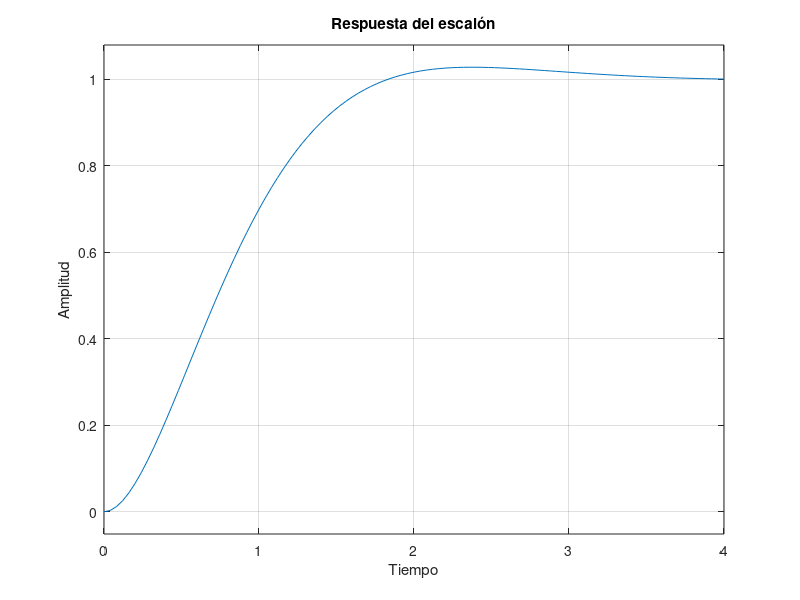
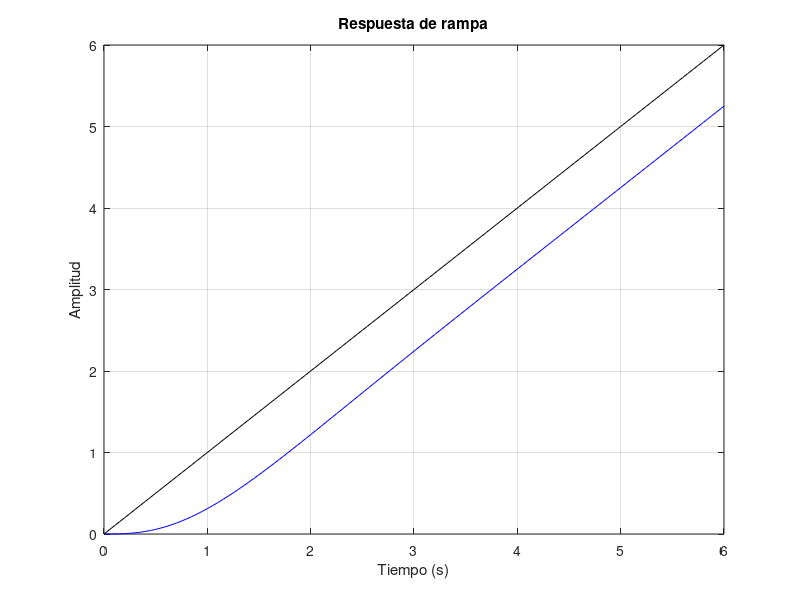
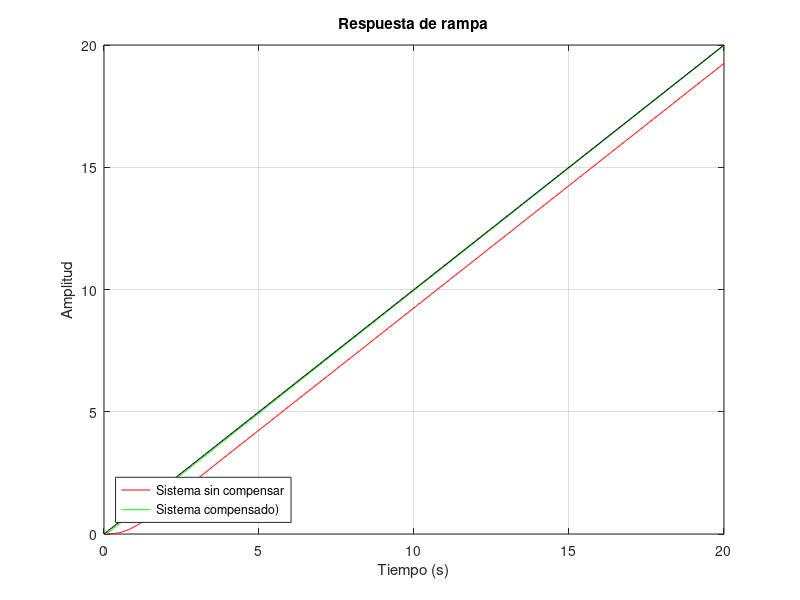
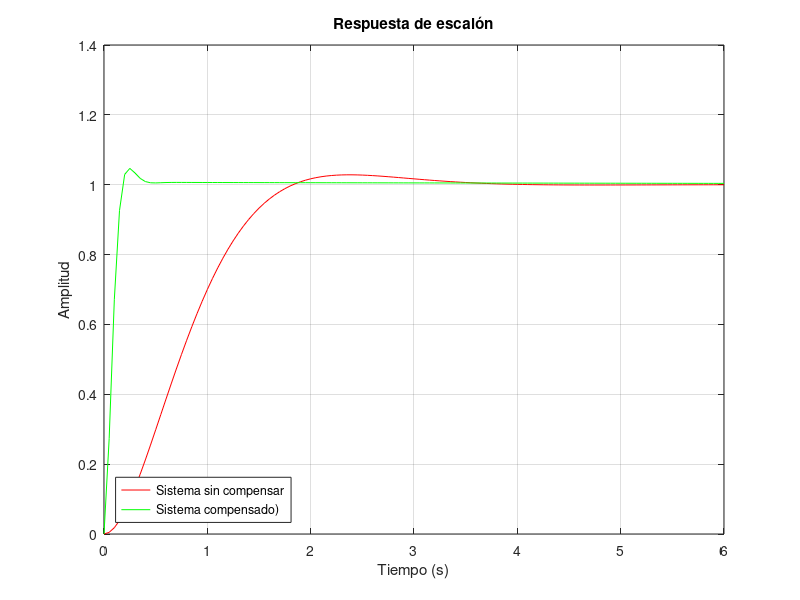

MATLAB code to generate these figures, in order: (Note: this script raises an error after producing the figures.)

clear all
num1 = [4]; 
den1 = poly([-3 0]); 
G = tf(num1,den1); 
H = 1 ;
GH = G*H; 
GH1 = feedback(G,H)
rlocus(GH)     %Respuesta a la rampa del sistema sin compensador
figure(1)
step(GH1)
xlabel('Tiempo') 
ylabel('Amplitud') 
title('Respuesta del escalón')
grid on
t=0:0.05:6;
s=tf([1],[1 0])
c=step(GH1*s,t);
figure(2)
plot(t,c,'b',t,t,'k')
xlabel('Tiempo (s)') 
ylabel('Amplitud') 
title('Respuesta de rampa')
grid on
z1 = [-3 -0.1]; 		            %Define los ceros de Gc(s)
p1 = [-26.6656 -0.01]; 		            %Define los polos de Gc(s)
k1 = [86.7878];                  %Define la ganancia de Gc(s)
Gc2 = zpk(z1,p1,k1) 		    %Crea la función de transferencia equivalente
GcG2=G*Gc2
GcGH2 = feedback(GcG2,H)  
K = 1; 
t=0:0.05:20; 
c=step(GH1*s,t);%Respuesta a la rampa del sistema con compensador gamma diferente de beta
c2=step(GcGH2*s,t);
figure(3)
plot(t,c,'r',t,c2,'g',t,t,'k')  
xlabel('Tiempo (s)') 
ylabel('Amplitud')
title('Respuesta de rampa') 
legend({'Sistema sin compensar ','Sistema compensado)'},'Location','southwest')
grid on
t=0:0.05:6;                 %Respuesta al escalon del sistema con compensador gamma diferente de beta
c=step(GH1,t);
c2=step(GcGH2,t);
figure(4)
plot(t,c,'r',t,c2,'g')
xlabel('Tiempo (s)') 
ylabel('Amplitud')
title('Respuesta de escalón')
legend({'Sistema sin compensar ','Sistema compensado)'},'Location','southwest')
grid on

grid on
z2 = [-8.6169 -0.1]; 		            %Define los ceros de Gc(s)
p2 = [-40.28 -0.0214]; 		            %Define los polos de Gc(s)
k2 = [97.6505];                  %Define la ganancia de Gc(s)
Gc3 = zpk(z2,p2,k2) 		    %Crea la función de transferencia equivalente
GcG3=G*Gc3
GcGH3 = feedback(GcG3,H)
K = 1; 
t=0:0.05:20;                %Respuesta a la rampa del sistema con compensador gamma igual a beta
c=step(GH1*s,t);
c3=step(GcGH3*s,t);
figure(5)
plot(t,c,'r',t,c3,'g',t,t,'k')  
grid on
xlabel('Tiempo (s)') 
ylabel('Amplitud')
title('Respuesta de rampa') 
legend({'Sistema sin compensar ','Sistema compensado)'},'Location','southwest')
t=0:0.05:6;                 %Respuesta al escalon del sistema con compensador gamma igual a beta
c=step(GH1,t);
c3=step(GcGH3,t);
figure(6)
plot(t,c,'r',t,c3,'g')
xlabel('Tiempo (s)') 
ylabel('Amplitud')
title('Respuesta de escalón')
legend({'Sistema sin compensar ','Sistema compensado)'},'Location','southwest')
grid on

rltool (GH,K)  

